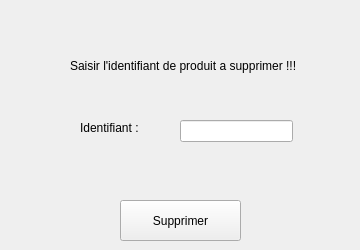
      <widget class="QWidget" name="tab_5">
       <attribute name="title">
        <string>Supprimer Produit</string>
       </attribute>
       <widget class="QLabel" name="label_7">
        <property name="geometry">
         <rect>
          <x>80</x>
          <y>120</y>
          <width>71</width>
          <height>16</height>
         </rect>
        </property>
        <property name="text">
         <string>Identifiant :</string>
        </property>
       </widget>
       <widget class="QLineEdit" name="identifiant_P_supp">
        <property name="geometry">
         <rect>
          <x>180</x>
          <y>120</y>
          <width>113</width>
          <height>22</height>
         </rect>
        </property>
       </widget>
       <widget class="QPushButton" name="supprimer_produit">
        <property name="geometry">
         <rect>
          <x>120</x>
          <y>200</y>
          <width>121</width>
          <height>41</height>
         </rect>
        </property>
        <property name="styleSheet">
         <string notr="true"/>
        </property>
        <property name="text">
         <string>Supprimer</string>
        </property>
       </widget>
       <widget class="QLabel" name="label_8">
        <property name="geometry">
         <rect>
          <x>70</x>
          <y>50</y>
          <width>281</width>
          <height>31</height>
         </rect>
        </property>
        <property name="text">
         <string>Saisir l'identifiant de produit a supprimer !!!</string>
        </property>
       </widget>
      </widget>
